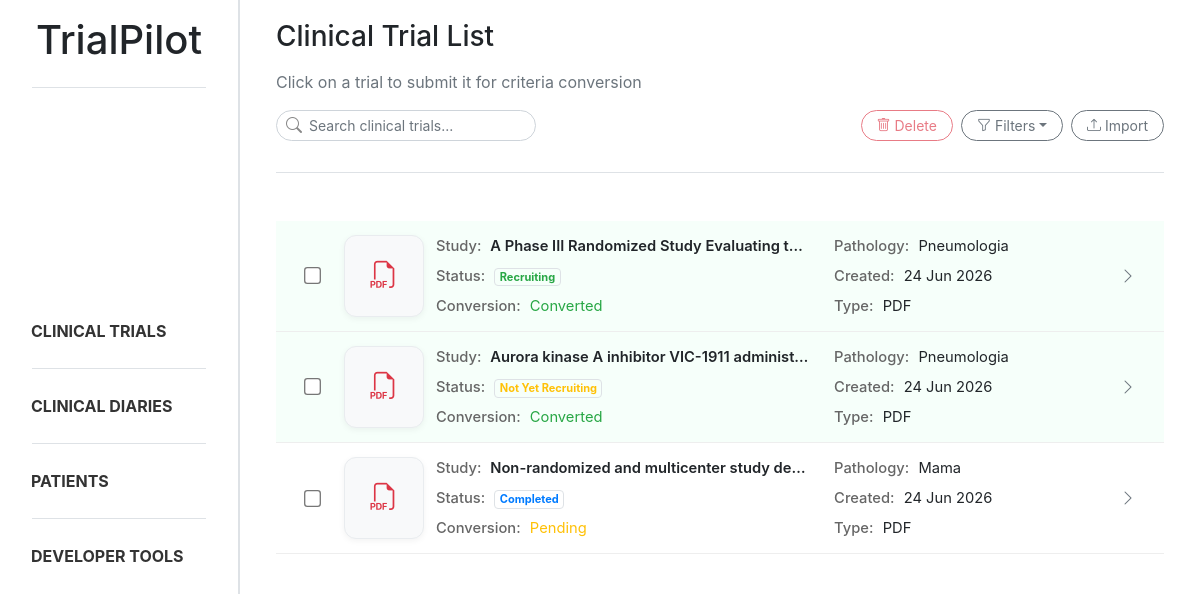
The app's page /trials/, older data.
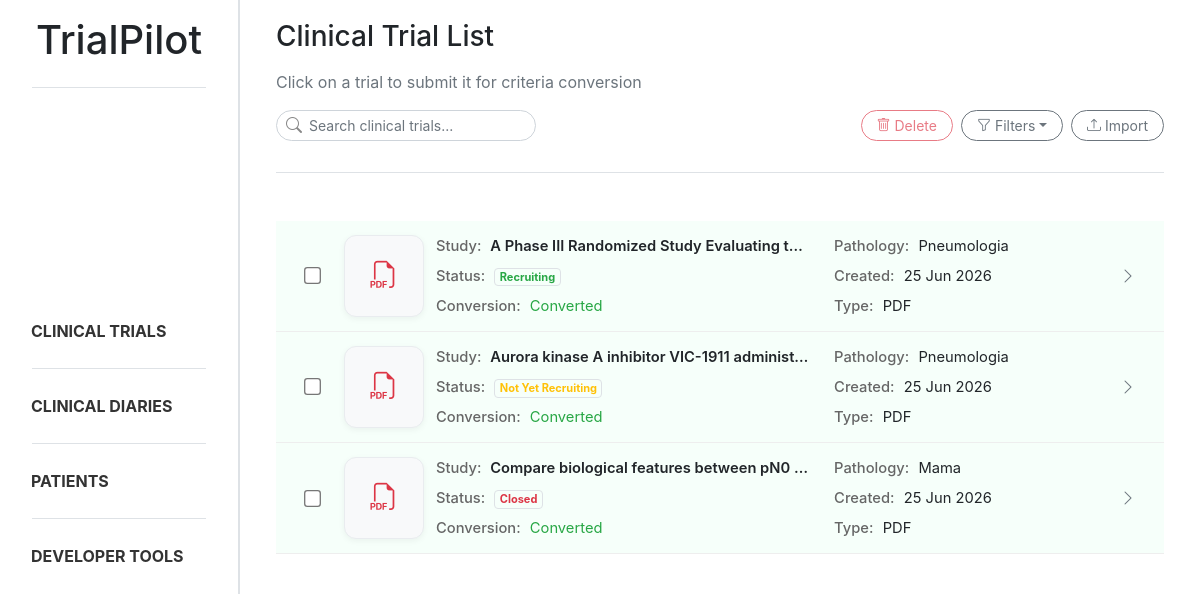
The same page, newer data.
### trialpilot/models.py (models this page shows, shortened)
class Document(models.Model):
    class DocumentType(models.TextChoices):
        CLINICAL_DIARY = "diary", "Clinical Diary"
        CLINICAL_TRIAL = "trial", "Clinical Trial"
    title = models.CharField(max_length=255)
    type = models.CharField(max_length=20, choices=DocumentType.choices)
    extracted = models.BooleanField(default=False)
    created_at = models.DateTimeField(auto_now_add=True)
    updated_at = models.DateTimeField(auto_now=True)

class ClinicalTrial(models.Model):
    class PathologyGroupType(models.TextChoices):
        CABECAPESCOCO = "cabeca_pescoco", "Cabeça e Pescoço"
        DERMATOLOGIA = "dermatologia", "Dermatologia"
        DIGESTIVO = "digestivo", "Digestivo"
        GINECOLOGIA = "ginecologia", "Ginecologia"
        MAMA = "mama", "Mama"
        ONCOLOGIA_PEDIATRICA = "oncologia_pediatrica", "Oncologia Pediátrica"
        PELE = "pele", "Pele"
        PNEUMOLOGIA = "pneumologia", "Pneumologia"
        SNC = "snc", "Tumores do Sistema Nervoso Central"
        TNE = "tne", "Tumores Neuroendócrinos"
    class TrialStatus(models.TextChoices):
        RECRUITING = "recruiting", "Recruiting"
        CLOSED = "closed", "Closed"
        NOT_YET = "not_yet", "Not Yet Recruiting"
        COMPLETED = "completed", "Completed"
    document = models.OneToOneField(
        Document,
        on_delete=models.CASCADE,
        related_name="clinical_trial"
    )
    study_name = models.CharField(max_length=255)
    pathology_group = models.CharField(
        max_length=50,
        choices=PathologyGroupType.choices
    )
    start_date = models.DateField(null=True, blank=True)
    end_date = models.DateField(null=True, blank=True)
    status = models.CharField(
        max_length=20,
        choices=TrialStatus.choices
    )

### trialpilot/views.py (the view)
# urls.py: path('trials/', trial_list, name='trial_list'),
def trial_list(request):
    search = request.GET.get("search", "").strip()
    status = request.GET.get("status", "").strip()
    file_type = request.GET.get("file_type", "").strip().lower()
    trial_status = request.GET.get("trial_status", "").strip()
    pathology_group = request.GET.get("pathology_group", "").strip()
    date_from = request.GET.get("date_from", "").strip()
    date_to = request.GET.get("date_to", "").strip()
    trials = Document.objects.filter(
        type=Document.DocumentType.CLINICAL_TRIAL
    ).select_related("clinical_trial")
    if search:
        trials = trials.filter(
            Q(title__icontains=search) |
            Q(clinical_trial__study_name__icontains=search)
        )
    if status == "extracted":
        trials = trials.filter(extracted=True)
    elif status == "not_extracted":
        trials = trials.filter(extracted=False)
    if trial_status:
        trials = trials.filter(clinical_trial__status=trial_status)
    if pathology_group:
        trials = trials.filter(clinical_trial__pathology_group=pathology_group)
    if date_from:
        trials = trials.filter(clinical_trial__end_date__gte=date_from)
    if date_to:
        trials = trials.filter(clinical_trial__start_date__lte=date_to)
    trial_data = []
    for trial in trials:
        if "." in trial.title:
            original_name, ext = trial.title.rsplit('.', 1)
            ext = ext.lower()
        else:
            ext = ""
        if file_type and ext != file_type:
            continue
        trial_data.append((trial, ext))
    return render(request, 'trialpilot/trial_list.html', {
        'trial_data': trial_data,
        'search': search,
        'status': status,
        'file_type': file_type,
        'trial_status': trial_status,
        'pathology_group': pathology_group,
        'date_from': date_from,
        'date_to': date_to,
        'pathology_choices': ClinicalTrial.PathologyGroupType.choices,
        'trial_status_choices': ClinicalTrial.TrialStatus.choices,
    })

### trialpilot/templates/trialpilot/trial_list.html (shortened to what this page needs)
{% extends "trialpilot/base.html" %}
{% block content %}
<div class="d-flex flex-column mb-4 ml-3 mr-3">
    <h3 class="mb-3">Clinical Trial List</h3>
    <p class="text-muted">Click on a trial to submit it for criteria conversion</p>
    <div class="d-flex justify-content-between align-items-center mb-3">
        <form method="GET">
            <div class="position-relative" style="width:260px">
                <i class="bi bi-search position-absolute"
                    style="left:10px; top:50%; transform:translateY(-50%); color:#888;"></i>
                <input type="text" name="search" value="{{ search }}" class="form-control form-control-sm rounded-ui"
                    style="padding-left: 32px;" placeholder="Search clinical trials...">
            </div>
        </form>
        <div class="d-flex gap-2">
            <button id="deleteBtn" data-url="{% url 'trial_remove' %}" class="btn btn-outline-danger btn-sm rounded-ui"
                style="margin-right: 0.5rem;" disabled>
                <i class="bi bi-trash"></i>
                Delete
            </button>
            <div class="dropdown me-2">
                <button class="btn btn-outline-secondary btn-sm rounded-ui dropdown-toggle d-flex align-items-center gap-2 mr-2"
                    type="button" data-bs-toggle="dropdown" aria-expanded="false">
                    <i class="bi bi-funnel mr-1"></i>
                    Filters
                </button>
            </div>
            <button class="btn btn-outline-secondary btn-sm rounded-ui" data-bs-toggle="modal"
                data-bs-target="#uploadModal">
                <i class="bi bi-upload"></i>
                Import
            </button>
        </div>
    </div>
    <div class="sidebar-divider mb-4"></div>
</div>
<div class="trial-list ml-3 mr-3">
    {% for trial, extension in trial_data %}
    <div class="trial-row trial-card-trigger {% if trial.extracted %}converted{% endif %}"
        data-trial-id="{{ trial.id }}"
        data-trial-title="{{ trial.title }}"
        data-trial-extracted="{{ trial.extracted }}">
        <div class="trial-layout">
            <div class="container-trial-checkbox">
                <input type="checkbox"
                    class="form-check-input trial-checkbox"
                    value="{{ trial.id }}">
            </div>
            <div class="trial-file">
                {% if extension == "pdf" %}
                <i class="bi bi-filetype-pdf text-danger"></i>
                {% else %}
                <i class="bi bi-filetype-txt text-primary"></i>
                {% endif %}
            </div>
            <div class="trial-grid">
                <div class="trial-main-info">
                    <strong>Study:</strong>
                    {{ trial.clinical_trial.study_name }}
                </div>
                <div>
                    <strong>Pathology:</strong>
                    {{ trial.clinical_trial.get_pathology_group_display }}
                </div>
                <div>
                    <strong>Status:</strong>
                    {% if trial.clinical_trial.status == "recruiting" %}
                    <span class="badge rounded-pill bg-success-subtle text-success border">
                        Recruiting
                    </span>
                    {% elif trial.clinical_trial.status == "completed" %}
                    <span class="badge rounded-pill bg-primary-subtle text-primary border">
                        Completed
                    </span>
                    {% elif trial.clinical_trial.status == "closed" %}
                    <span class="badge rounded-pill bg-danger-subtle text-danger border">
                        Closed
                    </span>
                    {% else %}
                    <span class="badge rounded-pill bg-warning-subtle text-warning border">
                        Not Yet Recruiting
                    </span>
                    {% endif %}
                </div>
                <div>
                    <strong>Created:</strong>
                    {{ trial.created_at|date:"d M Y" }}
                </div>
                <div>
                    <strong>Conversion:</strong>
                    {% if trial.extracted %}
                    <span class="text-success">Converted</span>
                    {% else %}
                    <span class="text-warning">Pending</span>
                    {% endif %}
                </div>
                <div>
                    <strong>Type:</strong>
                    {{ extension|upper }}
                </div>
            </div>
            <div class="trial-actions">
                <i class="bi bi-chevron-right text-muted"></i>
            </div>
        </div>
    </div>
    {% endfor %}
</div>
{% endblock %}

### trialpilot/templates/trialpilot/base.html (shortened to what this page needs)
{% load static %}
<!DOCTYPE html>
<html lang="en">
<head>
    <link href="{% static 'css/bootstrap.css' %}" rel="stylesheet">
    <link href="{% static 'css/style.css' %}" rel="stylesheet">
    <link rel="stylesheet" href="https://cdn.jsdelivr.net/npm/bootstrap-icons@1.11.1/font/bootstrap-icons.css">
</head>
<body>
    <div class="sidebar p-3 sidebar-border d-flex flex-column">
        <header>
            <a href="{% url 'index' %}" style="text-decoration: none; color: inherit;">
                <h1 style="text-align: center;">TrialPilot</h1>
            </a>
        </header>
        <div class="sidebar-divider ml-3 mr-3"></div>
        <ul class="nav flex-column my-auto">
            <li class="nav-item"><a class="nav-link" href="{% url 'trial_list' %}"><b>CLINICAL TRIALS</b></a></li>
            <div class="sidebar-divider ml-3 mr-3"></div>
            <li class="nav-item"><a class="nav-link" href="{% url 'diary_list' %}"><b>CLINICAL DIARIES</b></a></li>
            <div class="sidebar-divider ml-3 mr-3"></div>
            <li class="nav-item"><a class="nav-link" href="{% url 'patient_list' %}"><b>PATIENTS</b></a></li>
            <div class="sidebar-divider ml-3 mr-3"></div>
            <li class="nav-item"><a class="nav-link" href="{% url 'dev_tools' %}"><b>DEVELOPER TOOLS</b></a></li>
        </ul>
    </div>
    <main class="main-content">
        {% block content %}{% endblock %}
    </main>
</body>
</html>

### static/css/style.css (style rules this page uses)
body { overflow-x: hidden; }
html, body { height: 100%; }
.nav-link { display: block; padding: 10px 15px; border-radius: 10px; color: #333; transition: all 0.2s ease; }
.sidebar { position: fixed; top: 0; left: 0; width: 240px; height: 100vh; overflow-y: auto; background: white; z-index: 1000; }
.main-content { margin-left: 240px; padding: 20px; }
.sidebar-border { border-right: 2px solid #dee2e6; }
.sidebar-divider { height: 1px; background-color: #dee2e6; margin-bottom: 15px; margin-top: 15px; }
.rounded-ui { border-radius: 1rem !important; padding-left: 15px; padding-right: 15px; }
.trial-row { padding: 14px 16px; border-bottom: 1px solid #eee; transition: all 0.15s ease; cursor: pointer; }
.container-trial-checkbox { display: flex; align-items: center; justify-content: center; height: 100%; }
.trial-checkbox { transform: scale(1.3); cursor: pointer; margin: 0; display: flex; align-items: center; justify-content: center; }
.trial-layout { display: grid; grid-template-columns: 40px 80px 1fr 40px; align-items: center; gap: 12px; }
.trial-file { display: flex; align-items: center; justify-content: center; background: #f8f9fa; border: 1px solid #e9ecef; border-radius: 12px; min-height: 72px; height: 100%; box-shadow: 0 2px 6px rgba(0,0,0,0.05); }
.trial-file i { font-size: 1.7rem; }
.trial-grid { display: grid; grid-template-columns: 2fr 1.4fr; gap: 8px 24px; font-size: 0.92rem; }
.trial-grid div { overflow: hidden; white-space: nowrap; text-overflow: ellipsis; }
.trial-grid strong { color: #666; font-weight: 500; margin-right: 5px; }
.trial-main-info { font-weight: 600; }
.trial-actions { display: flex; align-items: center; justify-content: center; }
.trial-row.converted { background: #f6fffa; }

Row changes from the older to the newer data that the page shows:
removed Document: clinical_trial.study_name "Non-randomized and multicenter study de…", clinical_trial.pathology_group "Mama", shows "Completed", created_at "24 Jun 2026", extracted "Pending", extension "PDF"
changed Document "A Phase III Randomized Study Evaluating t…": created_at "24 Jun 2026" → "25 Jun 2026"
changed Document "Aurora kinase A inhibitor VIC-1911 administ…": created_at "24 Jun 2026" → "25 Jun 2026"
added Document: clinical_trial.study_name "Compare biological features between pN0…", clinical_trial.pathology_group "Mama", shows "Closed", created_at "25 Jun 2026", extracted "Converted", extension "PDF"
